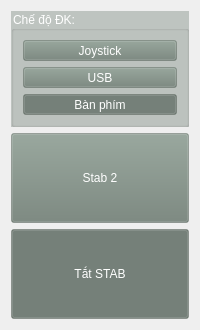
     <widget class="QWidget" name="stackedWidgetPage4">
      <layout class="QVBoxLayout" name="verticalLayout_4">
       <item>
        <widget class="QGroupBox" name="groupBox_17">
         <property name="styleSheet">
          <string notr="true">color:white; background-color: rgba(114,129,119,100);</string>
         </property>
         <property name="title">
          <string>Chế độ ĐK:</string>
         </property>
         <layout class="QGridLayout" name="gridLayout_16">
          <item row="0" column="0">
           <widget class="QCustomButton" name="bt_zero_set_3">
            <property name="sizePolicy">
             <sizepolicy hsizetype="Minimum" vsizetype="Preferred">
              <horstretch>0</horstretch>
              <verstretch>0</verstretch>
             </sizepolicy>
            </property>
            <property name="text">
             <string>Joystick</string>
            </property>
            <property name="checkable">
             <bool>true</bool>
            </property>
            <property name="autoExclusive">
             <bool>true</bool>
            </property>
           </widget>
          </item>
          <item row="1" column="0">
           <widget class="QCustomButton" name="bt_control_usb">
            <property name="sizePolicy">
             <sizepolicy hsizetype="Minimum" vsizetype="Preferred">
              <horstretch>0</horstretch>
              <verstretch>0</verstretch>
             </sizepolicy>
            </property>
            <property name="text">
             <string>USB</string>
            </property>
            <property name="checkable">
             <bool>true</bool>
            </property>
            <property name="autoExclusive">
             <bool>true</bool>
            </property>
           </widget>
          </item>
          <item row="2" column="0">
           <widget class="QCustomButton" name="bt_control_usb_2">
            <property name="sizePolicy">
             <sizepolicy hsizetype="Minimum" vsizetype="Preferred">
              <horstretch>0</horstretch>
              <verstretch>0</verstretch>
             </sizepolicy>
            </property>
            <property name="text">
             <string>Bàn phím</string>
            </property>
            <property name="checkable">
             <bool>true</bool>
            </property>
            <property name="checked">
             <bool>true</bool>
            </property>
            <property name="autoExclusive">
             <bool>true</bool>
            </property>
           </widget>
          </item>
         </layout>
        </widget>
       </item>
       <item>
        <widget class="QCustomButton" name="bt_stab_2">
         <property name="sizePolicy">
          <sizepolicy hsizetype="Minimum" vsizetype="Fixed">
           <horstretch>0</horstretch>
           <verstretch>0</verstretch>
          </sizepolicy>
         </property>
         <property name="minimumSize">
          <size>
           <width>0</width>
           <height>90</height>
          </size>
         </property>
         <property name="styleSheet">
          <string notr="true">color:white; background-color: rgba(114,129,119,100);</string>
         </property>
         <property name="text">
          <string>Stab 2</string>
         </property>
         <property name="checkable">
          <bool>true</bool>
         </property>
         <property name="autoExclusive">
          <bool>true</bool>
         </property>
        </widget>
       </item>
       <item>
        <widget class="QCustomButton" name="bt_video_test_2">
         <property name="sizePolicy">
          <sizepolicy hsizetype="Preferred" vsizetype="Fixed">
           <horstretch>0</horstretch>
           <verstretch>0</verstretch>
          </sizepolicy>
         </property>
         <property name="minimumSize">
          <size>
           <width>0</width>
           <height>90</height>
          </size>
         </property>
         <property name="styleSheet">
          <string notr="true">color:white; background-color: rgba(114,129,119,100);</string>
         </property>
         <property name="text">
          <string>Tắt STAB</string>
         </property>
         <property name="checkable">
          <bool>true</bool>
         </property>
         <property name="checked">
          <bool>true</bool>
         </property>
         <property name="autoExclusive">
          <bool>true</bool>
         </property>
        </widget>
       </item>
      </layout>
     </widget>
